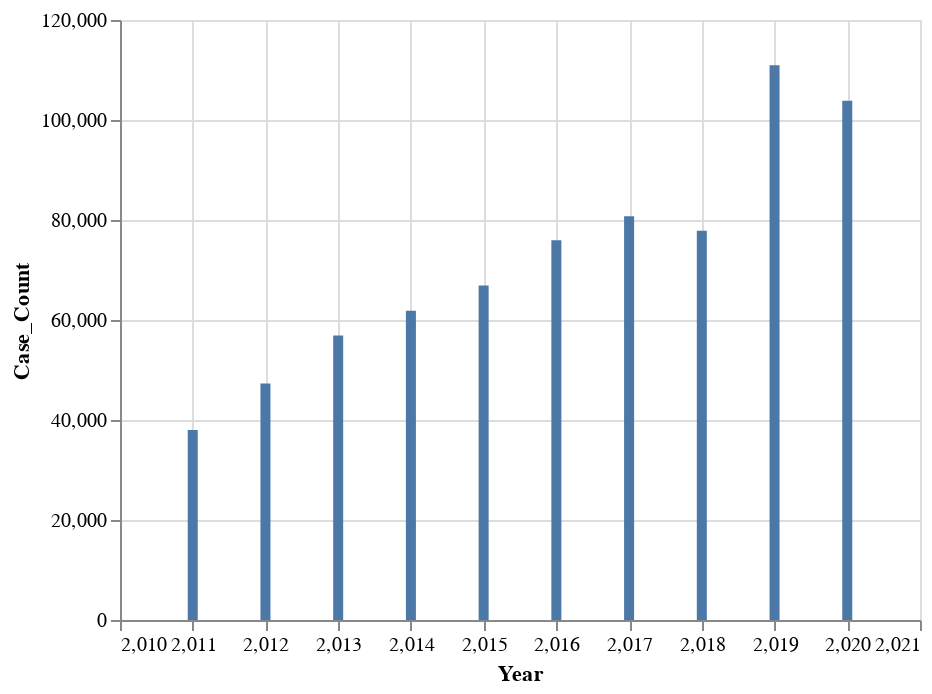

Source (notebook cell):
### Markdown cell above
#### Visualize

### Code cell
alt.Chart(annual_cases).mark_bar().encode(
    x='Year',
    y='Case_Count'
)

### Figure 1 — Vega-Lite specification as saved in the notebook (floating-point values rounded to 4 significant figures)
{"config": {"view": {"continuousWidth": 400, "continuousHeight": 300}}, "data": {"name": "data-cda25d10272643bf0b7f80a4959be275"}, "mark": "bar", "encoding": {"x": {"type": "quantitative", "field": "Year"}, "y": {"type": "quantitative", "field": "Case_Count"}}, "$schema": "https://vega.github.io/schema/vega-lite/v4.8.1.json", "datasets": {"data-cda25d10272643bf0b7f80a4959be275": [{"Year": 2011, "Case_Count": 37995}, {"Year": 2012, "Case_Count": 47294}, {"Year": 2013, "Case_Count": 56888}, {"Year": 2014, "Case_Count": 61826}, {"Year": 2015, "Case_Count": 66889}, {"Year": 2016, "Case_Count": 75932}, {"Year": 2017, "Case_Count": 80740}, {"Year": 2018, "Case_Count": 77851}, {"Year": 2019, "Case_Count": 110928}, {"Year": 2020, "Case_Count": 103837}]}}
